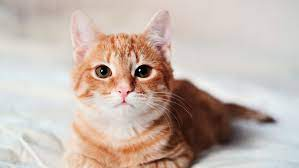
#> input picture Photos/cat.jpg, 299 x 168 px
$ python transformation.py
#> lines starting #> are read from the running program, lines starting #| are printed output that depends on the picture
import cv2 as cv
import numpy as np

img = cv.imread('Photos/cat.jpg')
#> img is the input picture: shape (168, 299, 3); mean B, G, R 173.1, 181.7, 197.3
cv.imshow('Cat', img)

# Translation
# def translate(img, x, y):
#     transMat = np.float32([[1, 0, x], [0, 1, y]])
#     dimensions = (img.shape[1], img.shape[0])
#
#     return cv.warpAffine(img, transMat, dimensions)


# -x shift left
# -y shift up
# +x shift right
# +y shift down

# translated = translate(img, 100, 100)
# cv.imshow('Translated', translated)

# rotation
def rotate(img, angle, rotPoint=None):
#> called with angle = 45
    (height, width) = img.shape[:2]
#> height = 168; width = 299

    if rotPoint is None:
        rotPoint = (width//2, height//2)
#> rotPoint = (149, 84)

    rotMat = cv.getRotationMatrix2D(rotPoint, angle, 1.0)
    dimensions = (width, height)
#> dimensions = (299, 168)

    return cv.warpAffine(img, rotMat, dimensions)
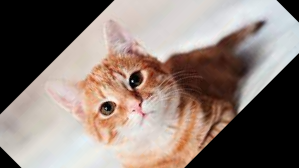
#> returned value: shape (168, 299, 3); mean of channels 0, 1, 2 116.2, 123.7, 138.4; drawn as B, G, R

rotated = rotate(img, 45)
# cv.imshow('Rotated', rotated)

#  rotate rotated
rotate_rotated = rotate(rotated, -45)
#> call 2 of rotate, with angle = -45
#> in rotate (call 2), `return cv.warpAffine(img, rotMat, dimensions)`:
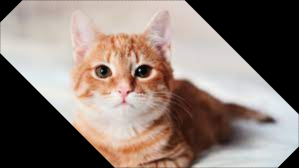
#> returned value: shape (168, 299, 3); mean of channels 0, 1, 2 115.9, 123.4, 138.1; drawn as B, G, R
# cv.imshow('Rotated', rotate_rotated)

# flipping
flip = cv.flip(img, -1)
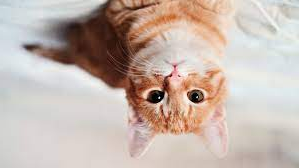
#> flip: shape (168, 299, 3); mean B, G, R 173.1, 181.7, 197.3
cv.imshow('Flipped', flip)

cv.waitKey(0)
